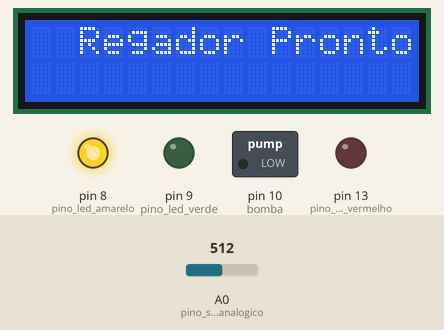
Recording of a sketch running on a simulated Arduino Uno, built with avr-gcc and run on an emulated ATmega328P. Shown: 16×2 character LCD, switched loads named in the sketch (green lamp = pin HIGH), output pins drawn as LEDs (lit = HIGH). The test bench sets the inputs (shaded band); at power-on: A0 (pino_sinal_analogico) = 512. What the sketch prints to the serial monitor is not drawn.

Above: at 3.2 s.
3.3 s: A0 (pino_sinal_analogico) set to 390
At 3.7 s:
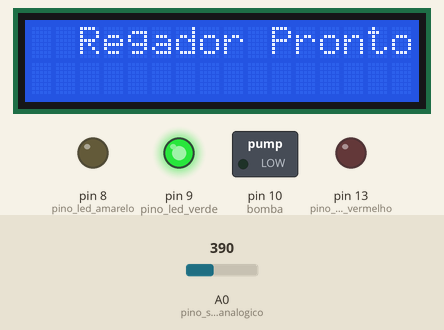
4.8 s: A0 (pino_sinal_analogico) set to 810
At 5.2 s:
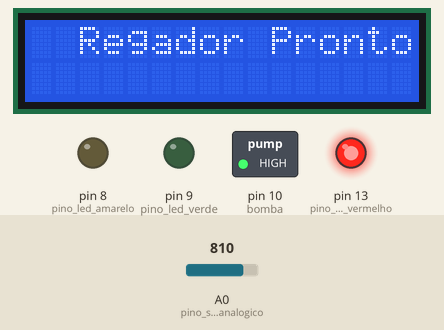
6.3 s: A0 (pino_sinal_analogico) set to 790
At 6.6 s:
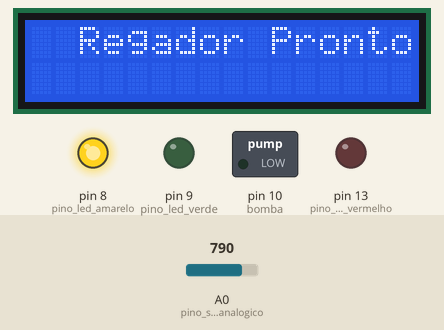
7.8 s: A0 (pino_sinal_analogico) set to 900
At 9.2 s:
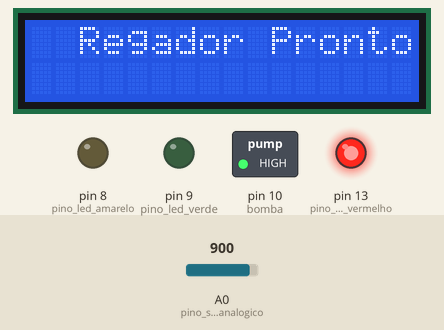
Timing chart, 0 to 10.3 s (numbered marks = the images above; inputs shaded):
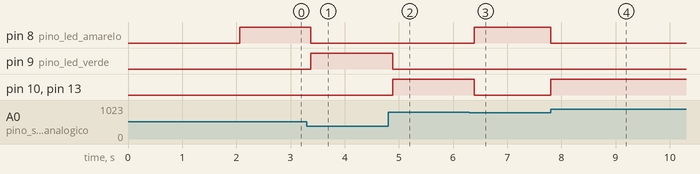

The sketch:

regador.ino
```cpp
#include <LiquidCrystal.h>
LiquidCrystal lcd(12, 11, 5, 4, 3, 2);

int bomba = 10;

int pino_sinal_analogico = A0;

int pino_led_vermelho = 13;
int pino_led_amarelo = 8;
int pino_led_verde = 9;

int valor_analogico;

void setup()
{
  lcd.begin(16, 2);
  lcd.setCursor(2,0 );
  lcd.print("Regador Pronto!");

  Serial.begin(9600);

  pinMode(pino_sinal_analogico, INPUT);

  pinMode(pino_led_vermelho, OUTPUT);
  pinMode(pino_led_amarelo, OUTPUT);
  pinMode(pino_led_verde, OUTPUT);

  pinMode(bomba, OUTPUT);
  delay(2000);
}

void loop()
{
  //Le o valor do pino A0 do sensor
  valor_analogico = analogRead(pino_sinal_analogico);

  //Mostra o valor da porta analogica no serial monitor
  Serial.print("Porta analogica: ");
  Serial.println(valor_analogico);

  //Solo umido, acende o led verde
  if (valor_analogico > 0 && valor_analogico < 400)
  {
    Serial.println(" Status: Solo umido");
    apagaleds();
    digitalWrite(pino_led_verde, HIGH);
     digitalWrite(bomba, LOW);
  }

  //Solo com umidade moderada, acende led amarelo
  if (valor_analogico > 400 && valor_analogico < 800)
  {
    Serial.println(" Status: Umidade moderada");
    apagaleds();
    digitalWrite(pino_led_amarelo, HIGH);
     digitalWrite(bomba, LOW);
  }

  //Solo seco, acende led vermelho
  if (valor_analogico > 800 && valor_analogico < 2000)
  {
    Serial.println(" Status: Solo seco");
    apagaleds();
    digitalWrite(pino_led_vermelho, HIGH);
    digitalWrite(bomba, HIGH);
  }
  delay(100);
}

void apagaleds()
{
  digitalWrite(pino_led_vermelho, LOW);
  digitalWrite(pino_led_amarelo, LOW);
  digitalWrite(pino_led_verde, LOW);
}
```

Measured:
- after the input at 3.3 s, pin 8 (pino_led_amarelo): HIGH → LOW after 0.07 s; pin 9 (pino_led_verde): LOW → HIGH after 0.07 s
- after the input at 4.8 s, pin 9 (pino_led_verde): HIGH → LOW after 0.08 s; pin 10 (bomba), pin 13 (pino_led_vermelho): LOW → HIGH after 0.08 s
- after the input at 6.3 s, pin 8 (pino_led_amarelo): LOW → HIGH after 0.09 s; pin 10 (bomba), pin 13 (pino_led_vermelho): HIGH → LOW after 0.09 s
- after the input at 7.8 s, pin 8 (pino_led_amarelo): HIGH → LOW at once; pin 10 (bomba), pin 13 (pino_led_vermelho): LOW → HIGH at once
